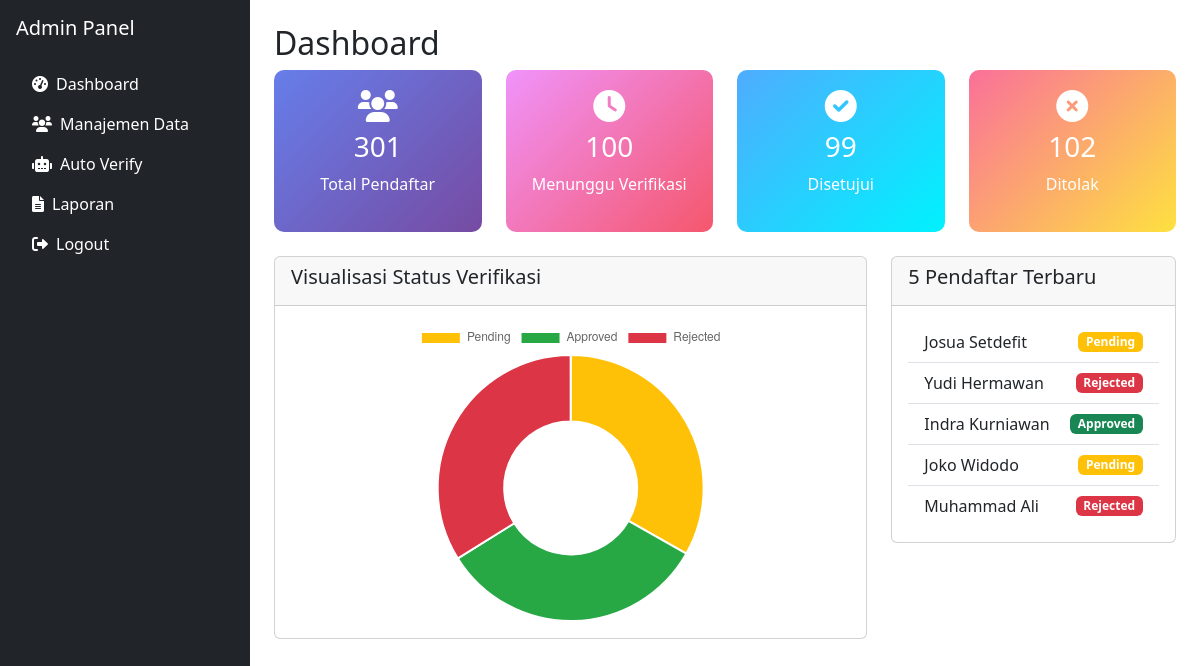
Page /admin-panel/ (signed in) on the committed database.
### pendaftaran/models.py (models this page shows, shortened)
class Wartawan(models.Model):
    STATUS_CHOICES = [
        ('pending', 'Pending'),
        ('approved', 'Approved'),
        ('rejected', 'Rejected'),
    ]
    nama_lengkap = models.CharField(max_length=255)
    nama_media = models.CharField(max_length=255)
    jabatan = models.CharField(max_length=255)
    email = models.EmailField()
    no_hp = models.CharField(
        max_length=15,
        validators=[RegexValidator(r'^\d{10,15}$', 'Nomor HP harus 10-15 digit.')]
    )
    alamat = models.TextField()
    nrp = models.CharField(max_length=20, unique=True, blank=True)
    status = models.CharField(max_length=10, choices=STATUS_CHOICES, default='pending')
    tanggal_daftar = models.DateTimeField(auto_now_add=True)
    surat_kerja_sama = models.FileField(upload_to='uploads/', blank=True, null=True)
    company_profile = models.FileField(upload_to='uploads/', blank=True, null=True)
    susunan_redaksi = models.FileField(upload_to='uploads/', blank=True, null=True)
    foto_kantor_redaksi = models.FileField(upload_to='uploads/', blank=True, null=True)
    surat_tugas = models.FileField(upload_to='uploads/', blank=True, null=True)
    surat_keputusan = models.FileField(upload_to='uploads/', blank=True, null=True)
    bukti_penerimaan_surat = models.FileField(upload_to='uploads/', blank=True, null=True)
    sppl = models.FileField(upload_to='uploads/', blank=True, null=True)
    surat_keterangan_fiskal = models.FileField(upload_to='uploads/', blank=True, null=True)
    ktp = models.FileField(upload_to='uploads/', blank=True, null=True)
    kartu_pers = models.FileField(upload_to='uploads/', blank=True, null=True)
    sertifikat_kompetensi = models.FileField(upload_to='uploads/', blank=True, null=True)
    surat_pernyataan = models.FileField(upload_to='uploads/', blank=True, null=True)

### admin_panel/views.py (the view)
# urls.py: path('', views.dashboard, name='dashboard'),
@login_required
@user_passes_test(staff_required)
def dashboard(request):
    total = Wartawan.objects.count()
    pending = Wartawan.objects.filter(status='pending').count()
    approved = Wartawan.objects.filter(status='approved').count()
    rejected = Wartawan.objects.filter(status='rejected').count()
    latest_wartawan = Wartawan.objects.order_by('-tanggal_daftar')[:5]
    context = {
        'total': total,
        'pending': pending,
        'approved': approved,
        'rejected': rejected,
        'latest_wartawan': latest_wartawan,
    }
    return render(request, 'admin_panel/dashboard.html', context)

### admin_panel/views.py (called while the page is built)
def staff_required(user):
    return user.is_staff

### templates/admin_panel/dashboard.html (shortened to what this page needs)
{% extends 'admin_panel/base.html' %}
{% block content %}
<div class="p-4">
    <h2>Dashboard</h2>
    <div class="row mb-4">
        <div class="col-md-3">
            <div class="stat-card">
                <i class="fas fa-users fa-2x mb-2"></i>
                <h3>{{ total }}</h3>
                <p>Total Pendaftar</p>
            </div>
        </div>
        <div class="col-md-3">
            <div class="stat-card" style="background: linear-gradient(135deg, #f093fb 0%, #f5576c 100%);">
                <i class="fas fa-clock fa-2x mb-2"></i>
                <h3>{{ pending }}</h3>
                <p>Menunggu Verifikasi</p>
            </div>
        </div>
        <div class="col-md-3">
            <div class="stat-card" style="background: linear-gradient(135deg, #4facfe 0%, #00f2fe 100%);">
                <i class="fas fa-check-circle fa-2x mb-2"></i>
                <h3>{{ approved }}</h3>
                <p>Disetujui</p>
            </div>
        </div>
        <div class="col-md-3">
            <div class="stat-card" style="background: linear-gradient(135deg, #fa709a 0%, #fee140 100%);">
                <i class="fas fa-times-circle fa-2x mb-2"></i>
                <h3>{{ rejected }}</h3>
                <p>Ditolak</p>
            </div>
        </div>
    </div>
    <div class="row">
        <div class="col-md-8">
            <div class="card">
                <div class="card-header">
                    <h5>Visualisasi Status Verifikasi</h5>
                </div>
                <div class="card-body">
                    <div style="position: relative; height: 300px; width: 100%;">
                        <canvas id="statusChart"></canvas>
                    </div>
                </div>
            </div>
        </div>
        <div class="col-md-4">
            <div class="card">
                <div class="card-header">
                    <h5>5 Pendaftar Terbaru</h5>
                </div>
                <div class="card-body">
                    <ul class="list-group list-group-flush">
                        {% for wartawan in latest_wartawan %}
                            <li class="list-group-item d-flex justify-content-between align-items-center">
                                {{ wartawan.nama_lengkap }}
                                <span class="badge bg-{% if wartawan.status == 'pending' %}warning{% elif wartawan.status == 'approved' %}success{% else %}danger{% endif %}">
                                    {{ wartawan.get_status_display }}
                                </span>
                            </li>
                        {% empty %}
                            <li class="list-group-item">Tidak ada data.</li>
                        {% endfor %}
                    </ul>
                </div>
            </div>
        </div>
    </div>
</div>
{% block extra_js %}
<script>
    var chartData = {
        pending: {{ pending }},
        approved: {{ approved }},
        rejected: {{ rejected }}
    };
</script>
<script>
    const ctx = document.getElementById('statusChart').getContext('2d');
    const statusChart = new Chart(ctx, {
        type: 'doughnut',
        data: {
            labels: ['Pending', 'Approved', 'Rejected'],
            datasets: [{
                data: [chartData.pending, chartData.approved, chartData.rejected],
                backgroundColor: ['#ffc107', '#28a745', '#dc3545']
            }]
        },
        options: {
            responsive: true,
            maintainAspectRatio: false,
            plugins: {
                legend: {
                    position: 'top',
                }
            }
        }
    });
</script>
{% endblock %}
{% endblock %}

### templates/admin_panel/dashboard.html (style rules this page uses)
.stat-card { background: linear-gradient(135deg, #667eea 0%, #764ba2 100%); color: white; border-radius: 10px; padding: 20px; text-align: center; }

### rows in the picture
Wartawan: nama_lengkap "Josua Setdefit", status "Pending"
Wartawan: nama_lengkap "Yudi Hermawan", status "Rejected"
Wartawan: nama_lengkap "Indra Kurniawan", status "Approved"
Wartawan: nama_lengkap "Joko Widodo", status "Pending"
Wartawan: nama_lengkap "Muhammad Ali", status "Rejected"

### other values in the picture
{{ total }} "301"
{{ pending }} "100"
{{ approved }} "99"
{{ rejected }} "102"
chart data {{ pending }} 100, 100
chart data {{ approved }} 99, 99
chart data {{ rejected }} 102, 102
